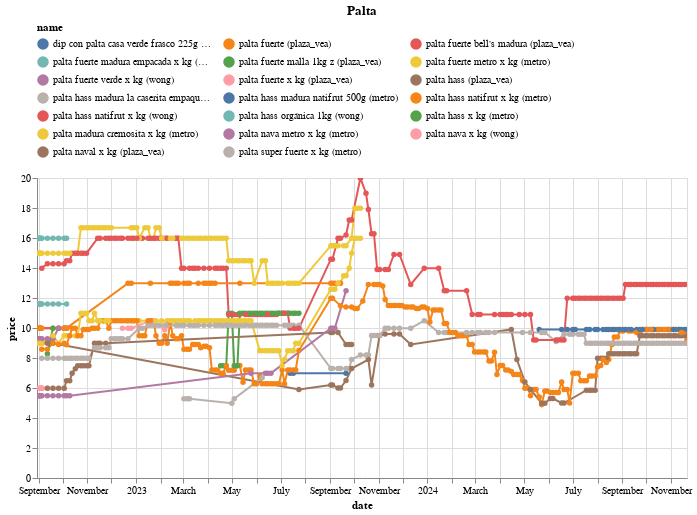

Notebook cell for this chart:
### Code cell
(df
 .loc[df.name.isin(names)]
 .pipe(alt.Chart)
 .mark_line(point=True)
 .encode(x='date', y='price', color='name', tooltip=['name','price'])
 .properties(width=650, title='Palta')
 .interactive()
 .configure_legend(orient='top', columns=3)
)

### Figure 1 — Vega-Lite specification as saved in the notebook (floating-point values rounded to 4 significant figures; data arrays with more than 128 entries replaced by an {"elided": "..."} marker saying what was removed)
{"config": {"view": {"continuousWidth": 300, "continuousHeight": 300}, "legend": {"columns": 3, "orient": "top"}}, "data": {"name": "data-44a0d91f87221a95066e814eeb5d7b2e"}, "mark": {"type": "line", "point": true}, "encoding": {"color": {"field": "name", "type": "nominal"}, "tooltip": [{"field": "name", "type": "nominal"}, {"field": "price", "type": "quantitative"}], "x": {"field": "date", "type": "temporal"}, "y": {"field": "price", "type": "quantitative"}}, "params": [{"name": "param_14", "select": {"type": "interval", "encodings": ["x", "y"]}, "bind": "scales"}], "title": "Palta", "width": 650, "$schema": "https://vega.github.io/schema/vega-lite/v5.20.1.json", "datasets": {"data-44a0d91f87221a95066e814eeb5d7b2e": {"elided": "973 records"}}}
